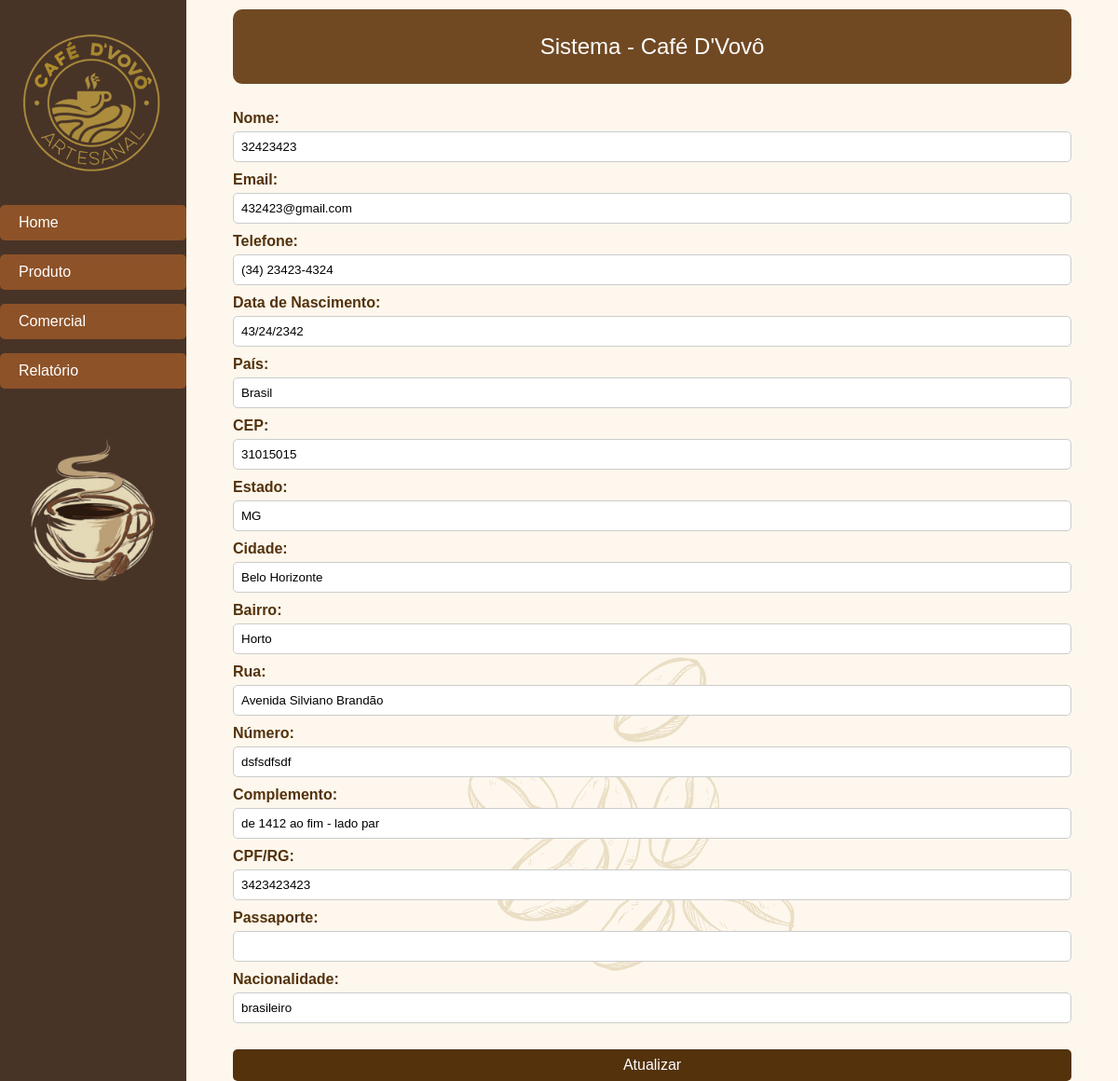
The app's page /public/cadastro-pessoas/editar-cadastro/pessoa-fisica.php?id=109 with its own data.
### tables this page shows
CREATE TABLE `pessoa` (
  `pessoa_id` int(11) NOT NULL,
  `nome` varchar(100) NOT NULL,
  `email` varchar(45) NOT NULL,
  `data_nascimento` varchar(45) DEFAULT NULL,
  `data_cadastro` date NOT NULL
);

CREATE TABLE `telefone` (
  `telefone_id` int(11) NOT NULL,
  `telefone` varchar(45) NOT NULL,
  `tipo` varchar(45) NOT NULL,
  `pessoa_id` int(11) NOT NULL
);

CREATE TABLE `endereco` (
  `endereco_id` int(11) NOT NULL,
  `pais` varchar(45) NOT NULL,
  `cep` varchar(45) NOT NULL,
  `estado` varchar(45) NOT NULL,
  `cidade` varchar(45) NOT NULL,
  `bairro` varchar(45) NOT NULL,
  `rua` varchar(45) NOT NULL,
  `numero` varchar(45) NOT NULL,
  `complemento` varchar(45) NOT NULL,
  `tipo` varchar(45) NOT NULL,
  `pessoa_id` int(11) NOT NULL
);

CREATE TABLE `p_fisica` (
  `pfisica_id` int(11) NOT NULL,
  `cpf_rg` varchar(45) DEFAULT NULL,
  `passaporte` varchar(45) DEFAULT NULL,
  `descricao` varchar(255) DEFAULT NULL,
  `nacionalidade` varchar(45) NOT NULL
);

### serverside/queries/db_queries.php (called while the page is built, shortened)
<?php
    function getQuery($queryType) {
        if (array_key_exists($queryType, $queries)) {
            return $queries[$queryType];
        } else {
            return null;
        }
    }
?>

### public/cadastro-pessoas/editar-cadastro/pessoa-fisica.php (the view, shortened to what this page needs)
<!DOCTYPE html>
<html lang="en">
<head>
    <link rel="stylesheet" href="../../assets/css/main.css">
    <link rel="stylesheet" href="../../assets/css/cadastro-pessoas/cadastro-pessoas.css">
</head>
<body>
    <?php include('../../../includes/main-sidebar.php'); ?>
    <?php include('../../../includes/topbar.php'); ?>
        <main class="content">
            <br>
            <?php
                include ('../../../serverside/queries/db_queries.php');
                $conn = dbConnection();
                $id = $_GET['id'];
                $query = getQuery('check_user_type');
                $stmt = $conn->prepare($query);
                $stmt->bind_param("i", $id);
                $stmt->execute();
                $stmt->bind_result($id, $tipo_usuario);
                if ($tipo_usuario === "p_fisica") {
                    $query = getQuery('select_all_clientes_pf_by_id');
                    $stmt = $conn->prepare($query);
                    $stmt->bind_param("i", $id);
                    $stmt->execute();
                    $stmt->bind_result($id, $nome, $email, $telefone, $data_nascimento, $pais, $cep, $estado, $cidade, $bairro, $rua, $numero, $complemento, $data_cadastro, $cpf_rg, $passaporte, $nacionalidade);
                    if ($stmt->fetch()) {
                        echo '<form class="formulario" action="../../../serverside/controllers/pessoas/atualizar_pessoa.php" method="POST">';
                        echo '<label for="nome">Nome:</label>';
                        echo '<input type="text" id="nome" name="nome" value="' . htmlspecialchars($nome) . '" required><br>';
                        echo '<label for="email">Email:</label>';
                        echo '<input type="email" id="email" name="email" value="' . htmlspecialchars($email) . '" required><br>';
                        echo '<label for="telefone">Telefone:</label>';
                        echo '<input type="text" id="telefone" name="telefone" value="' . htmlspecialchars($telefone) . '" required><br>';
                        echo '<label for="data_nascimento">Data de Nascimento:</label>';
                        echo '<input type="text" id="data_nascimento" name="data_nascimento" value="' . htmlspecialchars($data_nascimento) . '" required><br>';
                        echo '<label for="pais">País:</label>';
                        echo '<input type="text" id="pais" name="pais" value="' . htmlspecialchars($pais) . '" required><br>';
                        echo '<label for="cep">CEP:</label>';
                        echo '<input type="text" id="cep" name="cep" value="' . htmlspecialchars($cep) . '" required><br>';
                        echo '<label for="estado">Estado:</label>';
                        echo '<input type="text" id="estado" name="estado" value="' . htmlspecialchars($estado) . '" required><br>';
                        echo '<label for="cidade">Cidade:</label>';
                        echo '<input type="text" id="cidade" name="cidade" value="' . htmlspecialchars($cidade) . '" required><br>';
                        echo '<label for="bairro">Bairro:</label>';
                        echo '<input type="text" id="bairro" name="bairro" value="' . htmlspecialchars($bairro) . '" required><br>';
                        echo '<label for="rua">Rua:</label>';
                        echo '<input type="text" id="rua" name="rua" value="' . htmlspecialchars($rua) . '" required><br>';
                        echo '<label for="numero">Número:</label>';
                        echo '<input type="text" id="numero" name="numero" value="' . htmlspecialchars($numero) . '" required><br>';
                        echo '<label for="complemento">Complemento:</label>';
                        echo '<input type="text" id="complemento" name="complemento" value="' . htmlspecialchars($complemento) . '"><br>';
                        echo '<label for="cpf_rg">CPF/RG:</label>';
                        echo '<input type="text" id="cpf_rg" name="cpf_rg" value="' . htmlspecialchars($cpf_rg ?? '') . '"><br>';
                        echo '<label for="passaporte">Passaporte:</label>';
                        echo '<input type="text" id="passaporte" name="passaporte" value="' . htmlspecialchars($passaporte ?? '') . '"><br>';
                        echo '<label for="nacionalidade">Nacionalidade:</label>';
                        echo '<input type="text" id="nacionalidade" name="nacionalidade" value="' . htmlspecialchars($nacionalidade) . '"><br>';
                        ?><br> <button class='register-btn' type='submit'>Atualizar</button><br> <?php
                        echo '</form>';
                    } else {
                        echo "Nenhum registro encontrado.";
                    }
                }
            ?>
    </main>
</body>
</html>

### public/assets/css/main.css (style rules this page uses)
* { box-sizing: border-box; margin: 0; }
body { display: grid; grid-template-columns: 200px 1fr; grid-template-rows: 90px 1fr; grid-template-areas: "sidebar header" "sidebar content"; height: 100vh; background-image: url(../images/fundo.png); font-family: Arial, Helvetica, sans-serif; gap: 10px 0; }
.topbar, .content { margin: 0 50px; }
.content { grid-area: content; }

### public/assets/css/cadastro-pessoas/cadastro-pessoas.css (style rules this page uses)
.content { width: auto; max-width: 1000px; font-family: Arial, sans-serif; color: #53320c; }
label { display: block; font-weight: bold; margin-bottom: 5px; color: #53320c; }
input[type="text"], input[type="email"], input[type="number"], input[type="file"], select { width: 100%; padding: 8px; margin-bottom: 10px; border: 1px solid #ccc; border-radius: 5px; }
.register-btn { background-color: #53320c; color: white; padding: 8px; border: none; border-radius: 5px; cursor: pointer; font-size: 16px; transition: background-color 0.3s; width: 100%; }

### records on screen
pessoa: nome "32423423", email "432423@gmail.com", telefone "(34) 23423-4324", data_nascimento "43/24/2342", pais "Brasil", cep "31015015", estado "MG", cidade "Belo Horizonte", bairro "Horto", rua "Avenida Silviano Brandão", numero "dsfsdfsdf", complemento "de 1412 ao fim - lado par", cpf_rg "3423423423", nacionalidade "brasileiro"
